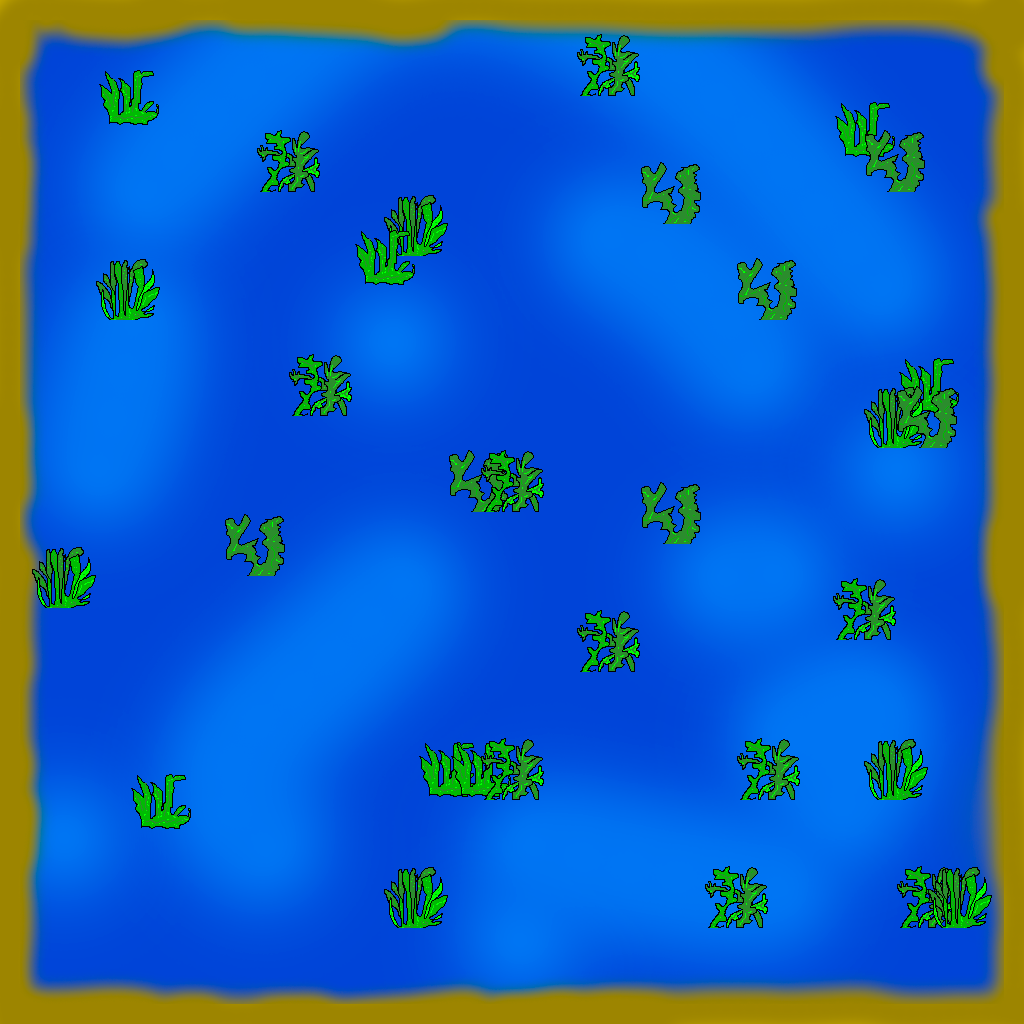

Below is a game level as drawn by its tile map, then a one-line description and the .tmx file that defines it, in full:
An orthogonal 32x32 tile map with 32x32 px tiles, 1 tile layer (Слой тайлов 1), 4 tilesets, 1 image layer.

<map version="1.2" tiledversion="1.3.3" orientation="orthogonal" renderorder="right-down" width="32" height="32" tilewidth="32" tileheight="32" infinite="0" nextlayerid="4" nextobjectid="1">
 <tileset firstgid="1" name="ocean-plants" tilewidth="64" tileheight="64" tilecount="4" columns="2">
  <image source="plants.png" width="128" height="128" />
 </tileset>
 <tileset firstgid="5" name="starfish-1" tilewidth="60" tileheight="60" tilecount="1" columns="1">
  <image source="starfish-1.png" width="60" height="60" />
  <tile id="0">
   <properties>
    <property name="name" value="Starfish" />
   </properties>
  </tile>
 </tileset>
 <tileset firstgid="6" name="rock" tilewidth="60" tileheight="60" tilecount="1" columns="1">
  <properties>
   <property name="Name" value="Rock" />
  </properties>
  <image source="rock.png" width="60" height="60" />
 </tileset>
 <tileset firstgid="7" name="dialogDesk" tilewidth="60" tileheight="60" tilecount="1" columns="1">
  <properties>
   <property name="Name" value="Sign" />
   <property name="message" value="Hello, world!" />
  </properties>
  <image source="dialogDesk.png" width="60" height="60" />
 </tileset>
 <imagelayer id="2" name="Image">
  <image source="BigOcean.png" width="1024" height="1024" />
 </imagelayer>
 <layer id="1" name="Слой тайлов 1" width="32" height="32">
  <data encoding="csv">
0,0,0,0,0,0,0,0,0,0,0,0,0,0,0,0,0,0,0,0,0,0,0,0,0,0,0,0,0,0,0,0,
0,0,0,0,0,0,0,0,0,0,0,0,0,0,0,0,0,0,0,0,0,0,0,0,0,0,0,0,0,0,0,0,
0,0,0,0,0,0,0,0,0,0,0,0,0,0,0,0,0,0,2,0,0,0,0,0,0,0,0,0,0,0,0,0,
0,0,0,1,0,0,0,0,0,0,0,0,0,0,0,0,0,0,0,0,0,0,0,0,0,0,0,0,0,0,0,0,
0,0,0,0,0,0,0,0,0,0,0,0,0,0,0,0,0,0,0,0,0,0,0,0,0,0,1,0,0,0,0,0,
0,0,0,0,0,0,0,0,2,0,0,0,0,0,0,0,0,0,0,0,0,0,0,0,0,0,0,4,0,0,0,0,
0,0,0,0,0,0,0,0,0,0,0,0,0,0,0,0,0,0,0,0,4,0,0,0,0,0,0,0,0,0,0,0,
0,0,0,0,0,0,0,0,0,0,0,0,3,0,0,0,0,0,0,0,0,0,0,0,0,0,0,0,0,0,0,0,
0,0,0,0,0,0,0,0,0,0,0,1,0,0,0,0,0,0,0,0,0,0,0,0,0,0,0,0,0,0,0,0,
0,0,0,3,0,0,0,0,0,0,0,0,0,0,0,0,0,0,0,0,0,0,0,4,0,0,0,0,0,0,0,0,
0,0,0,0,0,0,0,0,0,0,0,0,0,0,0,0,0,0,0,0,0,0,0,0,0,0,0,0,0,0,0,0,
0,0,0,0,0,0,0,0,0,0,0,0,0,0,0,0,0,0,0,0,0,0,0,0,0,0,0,0,0,0,0,0,
0,0,0,0,0,0,0,0,0,2,0,0,0,0,0,0,0,0,0,0,0,0,0,0,0,0,0,0,1,0,0,0,
0,0,0,0,0,0,0,0,0,0,0,0,0,0,0,0,0,0,0,0,0,0,0,0,0,0,0,3,4,0,0,0,
0,0,0,0,0,0,0,0,0,0,0,0,0,0,0,0,0,0,0,0,0,0,0,0,0,0,0,0,0,0,0,0,
0,0,0,0,0,0,0,0,0,0,0,0,0,0,4,2,0,0,0,0,0,0,0,0,0,0,0,0,0,0,0,0,
0,0,0,0,0,0,0,0,0,0,0,0,0,0,0,0,0,0,0,0,4,0,0,0,0,0,0,0,0,0,0,0,
0,0,0,0,0,0,0,4,0,0,0,0,0,0,0,0,0,0,0,0,0,0,0,0,0,0,0,0,0,0,0,0,
0,3,0,0,0,0,0,0,0,0,0,0,0,0,0,0,0,0,0,0,0,0,0,0,0,0,0,0,0,0,0,0,
0,0,0,0,0,0,0,0,0,0,0,0,0,0,0,0,0,0,0,0,0,0,0,0,0,0,2,0,0,0,0,0,
0,0,0,0,0,0,0,0,0,0,0,0,0,0,0,0,0,0,2,0,0,0,0,0,0,0,0,0,0,0,0,0,
0,0,0,0,0,0,0,0,0,0,0,0,0,0,0,0,0,0,0,0,0,0,0,0,0,0,0,0,0,0,0,0,
0,0,0,0,0,0,0,0,0,0,0,0,0,0,0,0,0,0,0,0,0,0,0,0,0,0,0,0,0,0,0,0,
0,0,0,0,0,0,0,0,0,0,0,0,0,0,0,0,0,0,0,0,0,0,0,0,0,0,0,0,0,0,0,0,
0,0,0,0,0,0,0,0,0,0,0,0,0,1,1,2,0,0,0,0,0,0,0,2,0,0,0,3,0,0,0,0,
0,0,0,0,1,0,0,0,0,0,0,0,0,0,0,0,0,0,0,0,0,0,0,0,0,0,0,0,0,0,0,0,
0,0,0,0,0,0,0,0,0,0,0,0,0,0,0,0,0,0,0,0,0,0,0,0,0,0,0,0,0,0,0,0,
0,0,0,0,0,0,0,0,0,0,0,0,0,0,0,0,0,0,0,0,0,0,0,0,0,0,0,0,0,0,0,0,
0,0,0,0,0,0,0,0,0,0,0,0,3,0,0,0,0,0,0,0,0,0,2,0,0,0,0,0,2,3,0,0,
0,0,0,0,0,0,0,0,0,0,0,0,0,0,0,0,0,0,0,0,0,0,0,0,0,0,0,0,0,0,0,0,
0,0,0,0,0,0,0,0,0,0,0,0,0,0,0,0,0,0,0,0,0,0,0,0,0,0,0,0,0,0,0,0,
0,0,0,0,0,0,0,0,0,0,0,0,0,0,0,0,0,0,0,0,0,0,0,0,0,0,0,0,0,0,0,0
</data>
 </layer>
 <objectgroup id="3" name="Objects" />
</map>